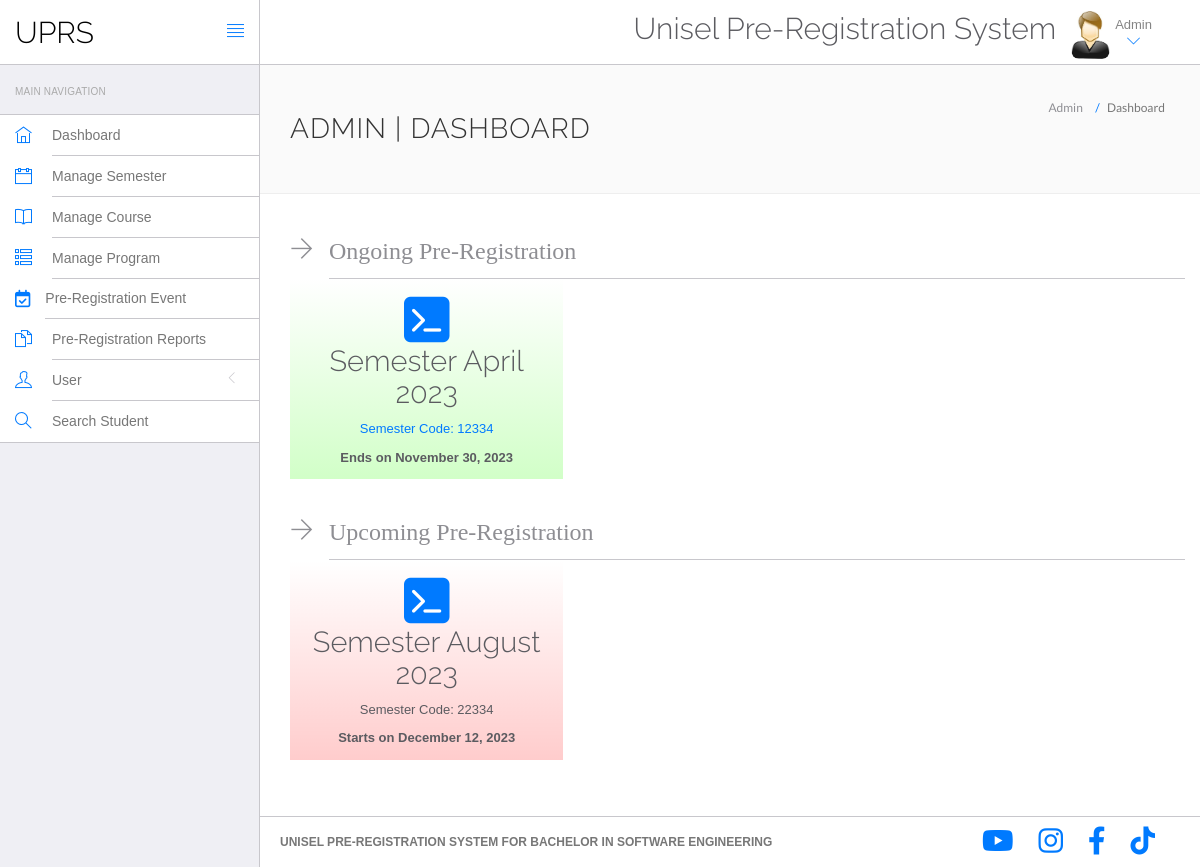
Screenshot of /admin/dashboard.php (signed in) with the database file from the repository.
### tables this page shows
CREATE TABLE `semester` (
  `sid` int(11) NOT NULL,
  `SemesterCode` int(10) NOT NULL,
  `semesterName` varchar(30) NOT NULL,
  `CreationDate` datetime NOT NULL DEFAULT current_timestamp(),
  `status` int(1) NOT NULL,
  `startDate` datetime DEFAULT NULL,
  `endDate` datetime DEFAULT NULL
);

### src/admin/dashboard.php (the view, shortened to what this page needs)
<?php
include('include/config.php');
if (strlen(($_SESSION['id'] == 0) || (strlen($_SESSION['login'] == 0)))) {
	header('location:logout.php');
} else {
?>
	<!DOCTYPE html>
	<html lang="en">
	<head>
		<link rel="stylesheet" href="vendor/bootstrap/css/bootstrap.min.css">
		<link rel="stylesheet" href="vendor/fontawesome/css/font-awesome.min.css">
		<link rel="stylesheet" href="vendor/themify-icons/themify-icons.min.css">
		<link href="vendor/animate.css/animate.min.css" rel="stylesheet" media="screen">
		<link href="vendor/perfect-scrollbar/perfect-scrollbar.min.css" rel="stylesheet" media="screen">
		<link href="vendor/switchery/switchery.min.css" rel="stylesheet" media="screen">
		<link href="vendor/bootstrap-touchspin/jquery.bootstrap-touchspin.min.css" rel="stylesheet" media="screen">
		<link href="vendor/select2/select2.min.css" rel="stylesheet" media="screen">
		<link href="vendor/bootstrap-datepicker/bootstrap-datepicker3.standalone.min.css" rel="stylesheet" media="screen">
		<link href="vendor/bootstrap-timepicker/bootstrap-timepicker.min.css" rel="stylesheet" media="screen">
		<link rel="stylesheet" href="assets/css/styles.css">
		<link rel="stylesheet" href="assets/css/plugins.css">
		<link rel="stylesheet" href="assets/css/themes/theme-1.css" id="skin_color" />
	</head>
	<body>
		<div id="app">
			<?php include('include/sidebar.php'); ?>
			<div class="app-content">
				<?php include('include/header.php'); ?>
				<div class="main-content">
					<div class="wrap-content container" id="container">
						<section id="page-title">
							<div class="row">
								<div class="col-sm-8">
									<h1 class="mainTitle">Admin | Dashboard</h1>
								</div>
								<ol class="breadcrumb">
									<li>
										<span>Admin</span>
									</li>
									<li class="active">
										<span>Dashboard</span>
									</li>
								</ol>
							</div>
						</section>
						<div class="container-fluid container-fullw bg-white">
							<div class="row">
							<div class="item-content">
                            <div class="item-media" style="font-size: 24px;">
                               <i class="ti-arrow-right"></i>
                            </div>
                            <div class="item-inner" style="font-size: 24px; font-family: serif;" >
                                <span class="title">Ongoing Pre-Registration</span>
                            </div>
                        </div>
								<div class="container">
									<?php
									$sql = "SELECT * FROM `semester` WHERE `status` = 2;";
									$result = mysqli_query($con, $sql);
									if (!$result) {
										echo "Error: " . mysqli_error($con);
									} else {
										$count = 0;
										while ($row = mysqli_fetch_assoc($result)) {
											if ($count % 3 == 0) {
												echo '<div class="row">';
											}
									?>
											<div class="col-sm-4">
												<div class="panel panel-white no-radius text-center" style="background: linear-gradient(to top, rgba(104, 255, 72, 0.30), rgba(0, 0, 0, 0));">
													<div class="panel-body" style="height: 200px;">
														<span class="fa-stack fa-2x">
															<i class="fa fa-square fa-stack-2x text-primary"></i>
															<i class="fa fa-terminal fa-stack-1x fa-inverse"></i>
														</span>
														<h2 class="StepTitle" style="font-size: 29px;"><?php echo htmlentities($row['semesterName']); ?></h2>
														<p class="links cl-effect-1">
														<a href="getProgram.php?sid=<?php echo $row['sid']; ?>">
																	<?php echo 'Semester Code: ' . htmlentities($row['SemesterCode']); ?>
															</a>
														</p>
														<?php
														$endDate = new DateTime($row['endDate']);
														$formattedDate = $endDate->format('F j, Y');
														?>
														<p class="links cl-effect-1" style="font-weight: bold;">
															<?php echo 'Ends on ' . htmlentities($formattedDate); ?>
														</p>
													</div>
												</div>
											</div>
									<?php
											$count++;
										}
										if ($count % 3 != 0) {
											echo '</div>';
										}
									}
									?>
								</div>
								<div class="item-content">
                            <div class="item-media" style="font-size: 24px;">
                               <i class="ti-arrow-right"></i>
                            </div>
                            <div class="item-inner" style="font-size: 24px; font-family: serif;" >
                                <span class="title">Upcoming Pre-Registration</span>
                            </div>
								</div>
								<div class="container">
									<?php
									$sql = "SELECT * FROM `semester` WHERE `status` = 1;";
									$result = mysqli_query($con, $sql);
									if (!$result) {
										echo "Error: " . mysqli_error($con);
									} else {
										$count = 0;
										while ($row = mysqli_fetch_assoc($result)) {
											if ($count % 3 == 0) {
												echo '<div class="row">';
											}
									?>
											<div class="col-sm-4">
												<div class="panel panel-white no-radius text-center" style="background: linear-gradient(to top, rgba(255, 0, 0, 0.2), rgba(0, 0, 0, 0));">
													<div class="panel-body" style="height: 200px;">
														<span class="fa-stack fa-2x">
															<i class="fa fa-square fa-stack-2x text-primary"></i>
															<i class="fa fa-terminal fa-stack-1x fa-inverse"></i>
														</span>
														<h2 class="StepTitle" style="font-size: 29px;"><?php echo htmlentities($row['semesterName']); ?></h2>														<p class="links cl-effect-1">
																	<?php echo 'Semester Code: ' . htmlentities($row['SemesterCode']); ?>
														</p>
														<?php
														$startDate = new DateTime($row['startDate']);
														$startDate->modify('+1 minute');
														$formattedDated = $startDate->format('F j, Y');
														?>
														<p class="links cl-effect-1" style="font-weight: bold;">
															<?php echo 'Starts on ' . htmlentities($formattedDated); ?>
														</p>
													</div>
												</div>
											</div>
									<?php
											$count++;
										}
										if ($count % 3 != 0) {
											echo '</div>';
										}
									}
									?>
								</div>
							</div>
						</div>
					</div>
				</div>
			</div>
			<?php include('include/footer.php'); ?>
		</div>
	</body>
	</html>
<?php } ?>

### src/admin/assets/css/themes/theme-1.css (style rules this page uses)
body { background: #FAFAFA; }

### src/admin/include/footer.php (style rules this page uses)
body { font-size: 12px; }

### rows the page displays
semester: semesterName "Semester April 2023", SemesterCode "12334", endDate "November 30, 2023"
semester: semesterName "Semester August 2023", SemesterCode "22334", startDate "December 12, 2023"
